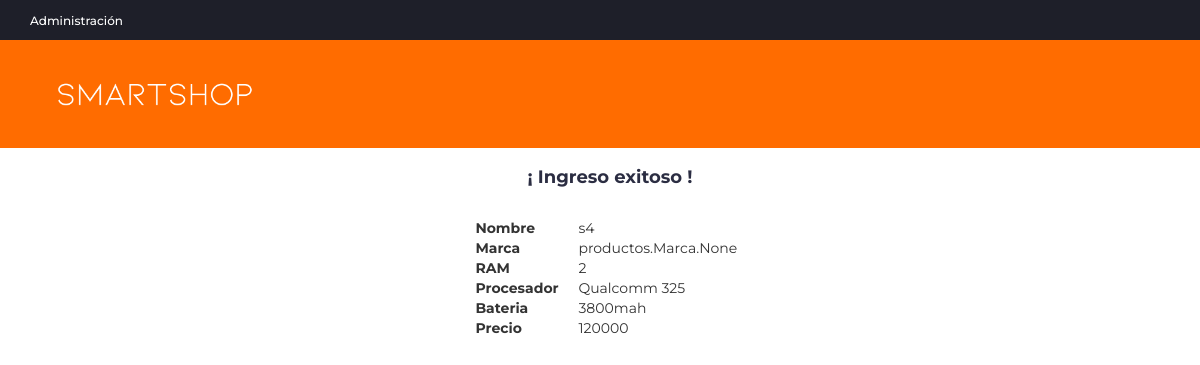
The app's page /productos/telefono/2 with its own data.
### productos/models.py (models this page shows, shortened)
class Telefono(models.Model):
	nombre = models.CharField(max_length=200)
	marca = models.ManyToManyField(Marca)
	ram = models.CharField(max_length=4)
	procesador = models.CharField(max_length=200)
	bateria = models.CharField(max_length=200)
	precio = models.CharField(max_length=6)
	descripcion = models.TextField(max_length=1000, help_text='Ingrese una descripcion sobre el telefono')
	def __str__(self):
		return self.nombre

### productos/views.py (the view)
# urls.py: path('telefono/<int:pk>', views.TelefonoDetailView.as_view(), name='telefono-detail'),
class TelefonoDetailView(generic.DetailView):
	model = Telefono

### productos/templates/productos/telefono_detail.html (shortened to what this page needs)
{% extends "base_generic.html" %}
{% block content %}
<header>
    <div id="top-header">
        <div class="container">
            <ul class="header-links pull-left">
                <li><a href="#"> </i>Administración</a></li>
            </ul>
        </div>
    </div>
    <div id="header">
        <div class="container navbar-custom">
            <div class="row">
                <div class="col-md-3 ">
                    <div class="header-logo">
                        <a href="{% url 'check'%}" class="logo ">
                            {% load static %}
                            <img class="imagen-titulo" src="{% static 'img/logo.png' %}" alt="">
                        </a>
                    </div>
                </div>
                <div class="col-md-3 clearfix">
                </div>
            </div>
        </div>
    </div>
</header>
<div style="margin-left:20px;margin-top:20px">
<h4><center>¡ Ingreso exitoso !</center></h4>
<center><table class="tabla-datos">
            <tbody>
                <tr>
                    <th>Nombre&nbsp;&nbsp;&nbsp;</th>
                    <td > {{telefono}}</td>
                    <td>&nbsp; </td>
                    <td>&nbsp; </td>
                </tr>
                    <tr>
                    <th>Marca</th>
                    <td>{{telefono.marca}}</td>
                </tr>
                    <tr>
                    <th><span ><span>RAM</span></span></th>
                    <td>{{telefono.ram}}</td>
                </tr>
                <tr>
                    <th>Procesador &nbsp;&nbsp;&nbsp;&nbsp;   </th>
                    <td>{{telefono.procesador}}</td>
                </tr>
                <tr>
                    <th>Bateria</th>
                    <td>{{telefono.bateria}}</td>
                </tr>
                <tr>
                    <th>Precio</th>
                    <td>{{telefono.precio}}</td>
                </tr><tr>
            </tbody>
</table></center>
{% endblock %}

### productos/static/css/style.css (style rules this page uses)
body { font-family: 'Montserrat', sans-serif; font-weight: 400; color: #333; }
h1, h2, h3, h4, h5, h6 { color: #2B2D42; font-weight: 700; margin: 0 0 10px; }
a { color: #2B2D42; font-weight: 500; -webkit-transition: 0.2s color; transition: 0.2s color; }
ul, ol { margin: 0; padding: 0; list-style: none }
#top-header { padding-top: 10px; padding-bottom: 10px; background-color: #1E1F29; }
.header-links li { display: inline-block; margin-right: 15px; font-size: 12px; }
.header-links li:last-child { margin-right: 0px; }
.header-links li a { color: #FFF; }
#header { padding-top: 15px; padding-bottom: 15px; background-color: #FF6C00; }
.header-logo { float: left; }
.header-logo .logo img { display: block; }

### productos/static/css/estilos.css (style rules this page uses)
.navbar-custom { background-color:#FF6C00; color:#E76600; }
.imagen-titulo { width:95%; text-align:center; padding:20px; }

### records on screen
Telefono: nombre "s4", marca "productos.Marca.None", ram "2", procesador "Qualcomm 325", bateria "3800mah", precio "120000"
